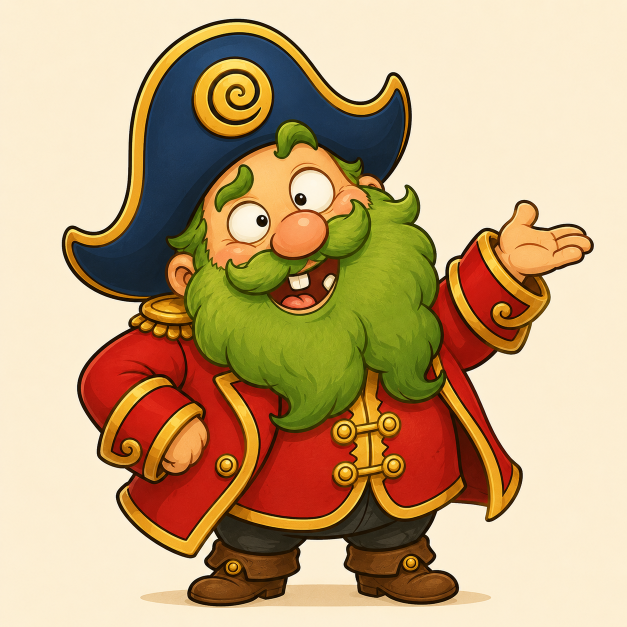
#> input picture art/source/characters/dajare-sencho-approved.png, 1254 x 1254 px, given in place of dajare-ship.png, which was not available (shown at 1/2 size)
$ python optimize-world-images.py
#> lines starting #> are read from the running program, lines starting #| are printed output that depends on the picture; pictures that were not available may be replaced by others from this repository, and a replacement may not be noted
"""Trim and optimize generated world-map art for the mobile game bundle."""

from pathlib import Path

from PIL import Image, ImageOps


ASSET_DIR = Path("public/assets/images/world")
SOURCE_DIR = Path("art/source/world")
ASSETS = (
    "dajare-ship.png",
    "island-moji.png",
    "island-kanji.png",
    "island-kotoba.png",
    "island-yomi.png",
    "island-kaki.png",
)
BACKGROUNDS = {
    "background-welcome-source.png": "background-welcome.webp",
    "background-ocean-map-source.png": "background-ocean-map.webp",
    "background-island-board-source.png": "background-island-board.webp",
}
CANVAS_SIZE = 512
CONTENT_SIZE = 496
BACKGROUND_SIZE = (810, 1080)


def optimize_cutout(path: Path) -> None:
    with Image.open(path) as source:
#> source is the input picture: PIL image 1254x1254 RGB; mean R, G, B 196.6, 167.2, 126.1
        rgba = source.convert("RGBA")

    bounds = rgba.getchannel("A").getbbox()
#> bounds = (0, 0, 1254, 1254)
    if bounds is None:
        raise ValueError(f"{path} has no visible pixels")

    cropped = rgba.crop(bounds)
    cropped.thumbnail((CONTENT_SIZE, CONTENT_SIZE), Image.Resampling.LANCZOS)
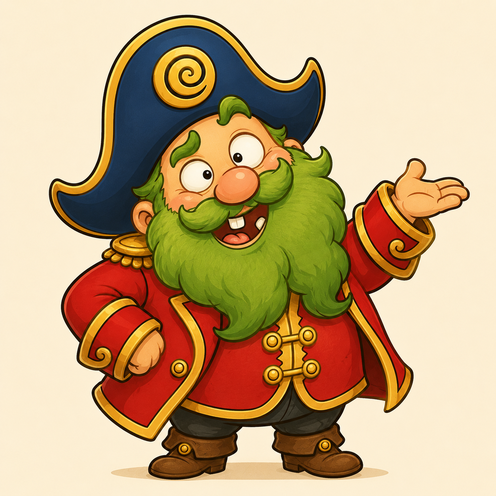
#> cropped: PIL image 496x496 RGBA; mean R, G, B, A 196.5, 167.2, 126.2, 255
    canvas = Image.new("RGBA", (CANVAS_SIZE, CANVAS_SIZE), (0, 0, 0, 0))
#> canvas: PIL image 512x512 RGBA; every value is 0
    offset = ((CANVAS_SIZE - cropped.width) // 2, (CANVAS_SIZE - cropped.height) // 2)
#> offset = (8, 8)
    canvas.alpha_composite(cropped, offset)
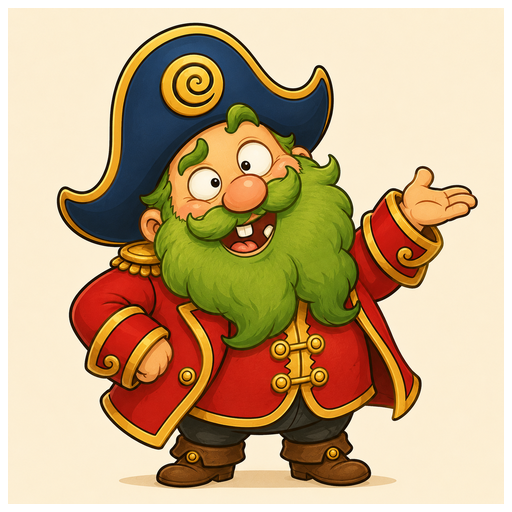
#> canvas: PIL image 512x512 RGBA; mean R, G, B, A 184.4, 156.9, 118.4, 239.3; transparent parts drawn white

    indexed = canvas.quantize(
        colors=256,
        method=Image.Quantize.FASTOCTREE,
        dither=Image.Dither.NONE,
    )
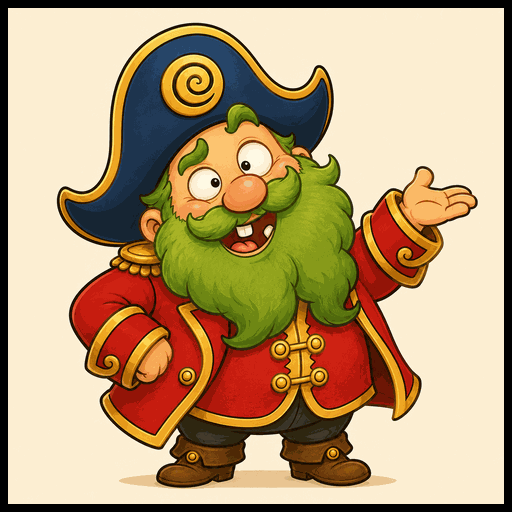
#> indexed: PIL image 512x512 P; mean R, G, B 184.1, 156.5, 117.9
    indexed.save(path, format="PNG", optimize=True)
#> (the run stopped early here; a loop or call above may not have finished)
